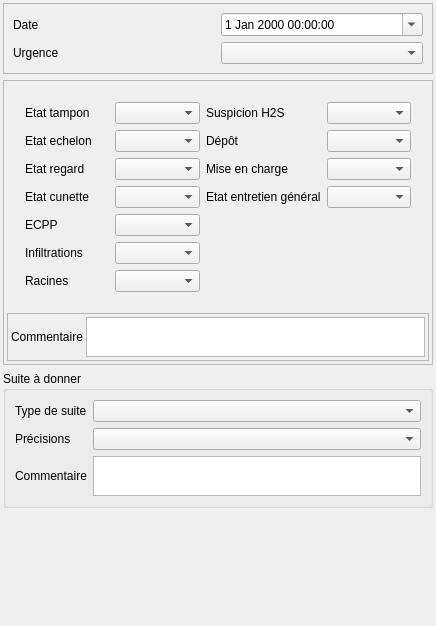
<?xml version="1.0" encoding="UTF-8"?>
<ui version="4.0">
 <class>Form</class>
 <widget class="QWidget" name="Form">
  <property name="geometry">
   <rect>
    <x>0</x>
    <y>0</y>
    <width>436</width>
    <height>626</height>
   </rect>
  </property>
  <property name="windowTitle">
   <string>Form</string>
  </property>
  <layout class="QVBoxLayout" name="verticalLayout">
   <property name="margin">
    <number>3</number>
   </property>
   <item>
    <widget class="QFrame" name="frame">
     <property name="frameShape">
      <enum>QFrame::StyledPanel</enum>
     </property>
     <property name="frameShadow">
      <enum>QFrame::Raised</enum>
     </property>
     <layout class="QGridLayout" name="gridLayout_3">
      <item row="0" column="0">
       <widget class="QLabel" name="label">
        <property name="text">
         <string>Date</string>
        </property>
       </widget>
      </item>
      <item row="1" column="0">
       <widget class="QLabel" name="label_5">
        <property name="text">
         <string>Urgence</string>
        </property>
       </widget>
      </item>
      <item row="1" column="1">
       <widget class="QComboBox" name="comboBox_urgence"/>
      </item>
      <item row="0" column="1">
       <widget class="QDateTimeEdit" name="dateTimeEdit">
        <property name="calendarPopup">
         <bool>true</bool>
        </property>
       </widget>
      </item>
     </layout>
    </widget>
   </item>
   <item>
    <widget class="QFrame" name="frame_3">
     <property name="frameShape">
      <enum>QFrame::StyledPanel</enum>
     </property>
     <property name="frameShadow">
      <enum>QFrame::Raised</enum>
     </property>
     <layout class="QVBoxLayout" name="verticalLayout_3">
      <property name="spacing">
       <number>3</number>
      </property>
      <property name="margin">
       <number>3</number>
      </property>
      <item>
       <widget class="QStackedWidget" name="stackedWidget">
        <property name="currentIndex">
         <number>1</number>
        </property>
        <widget class="QWidget" name="page">
         <layout class="QGridLayout" name="gridLayout" columnstretch="1,5,1">
          <item row="5" column="0">
           <widget class="QLabel" name="label_6">
            <property name="text">
             <string>Evolution</string>
            </property>
           </widget>
          </item>
          <item row="1" column="0">
           <widget class="QLabel" name="label_2">
            <property name="text">
             <string>Nombre</string>
            </property>
           </widget>
          </item>
          <item row="1" column="1">
           <widget class="QSpinBox" name="spinBox_nombre">
            <property name="minimum">
             <number>-1</number>
            </property>
           </widget>
          </item>
          <item row="1" column="2">
           <widget class="QToolButton" name="toolButton_calc_nb">
            <property name="text">
             <string/>
            </property>
            <property name="icon">
             <iconset>
              <normaloff>:/plugins/Lamia/icons/numpad.png</normaloff>:/plugins/Lamia/icons/numpad.png</iconset>
            </property>
           </widget>
          </item>
          <item row="5" column="1" colspan="2">
           <widget class="QTextEdit" name="textEdit_evolution">
            <property name="sizePolicy">
             <sizepolicy hsizetype="Expanding" vsizetype="Expanding">
              <horstretch>0</horstretch>
              <verstretch>0</verstretch>
             </sizepolicy>
            </property>
            <property name="maximumSize">
             <size>
              <width>16777215</width>
              <height>40</height>
             </size>
            </property>
           </widget>
          </item>
         </layout>
        </widget>
        <widget class="QWidget" name="page_2">
         <layout class="QGridLayout" name="gridLayout_2">
          <item row="0" column="0">
           <widget class="QStackedWidget" name="stackedWidget_2">
            <property name="currentIndex">
             <number>0</number>
            </property>
            <widget class="QWidget" name="page_6">
             <layout class="QGridLayout" name="gridLayout_7">
              <item row="5" column="1">
               <widget class="QComboBox" name="comboBox_infiltration"/>
              </item>
              <item row="3" column="2">
               <widget class="QLabel" name="label_18">
                <property name="text">
                 <string>Etat entretien général</string>
                </property>
               </widget>
              </item>
              <item row="5" column="0">
               <widget class="QLabel" name="label_25">
                <property name="text">
                 <string>Infiltrations</string>
                </property>
               </widget>
              </item>
              <item row="4" column="0">
               <widget class="QLabel" name="label_10">
                <property name="text">
                 <string>ECPP</string>
                </property>
               </widget>
              </item>
              <item row="4" column="1">
               <widget class="QComboBox" name="comboBox_ecpp"/>
              </item>
              <item row="0" column="0">
               <widget class="QLabel" name="label_11">
                <property name="text">
                 <string>Etat tampon</string>
                </property>
               </widget>
              </item>
              <item row="0" column="1">
               <widget class="QComboBox" name="comboBox_etattampon"/>
              </item>
              <item row="1" column="0">
               <widget class="QLabel" name="label_12">
                <property name="text">
                 <string>Etat echelon</string>
                </property>
               </widget>
              </item>
              <item row="3" column="0">
               <widget class="QLabel" name="label_13">
                <property name="text">
                 <string>Etat cunette</string>
                </property>
               </widget>
              </item>
              <item row="1" column="1">
               <widget class="QComboBox" name="comboBox_etatechelon"/>
              </item>
              <item row="2" column="0">
               <widget class="QLabel" name="label_14">
                <property name="text">
                 <string>Etat regard</string>
                </property>
               </widget>
              </item>
              <item row="2" column="1">
               <widget class="QComboBox" name="comboBox_etatregard"/>
              </item>
              <item row="3" column="1">
               <widget class="QComboBox" name="comboBox_etatcunette"/>
              </item>
              <item row="0" column="2">
               <widget class="QLabel" name="label_15">
                <property name="text">
                 <string>Suspicion H2S</string>
                </property>
               </widget>
              </item>
              <item row="0" column="3">
               <widget class="QComboBox" name="comboBox_h2s"/>
              </item>
              <item row="1" column="2">
               <widget class="QLabel" name="label_16">
                <property name="text">
                 <string>Dépôt</string>
                </property>
               </widget>
              </item>
              <item row="1" column="3">
               <widget class="QComboBox" name="comboBox_depot"/>
              </item>
              <item row="2" column="2">
               <widget class="QLabel" name="label_17">
                <property name="text">
                 <string>Mise en charge</string>
                </property>
               </widget>
              </item>
              <item row="2" column="3">
               <widget class="QComboBox" name="comboBox_miseencharge"/>
              </item>
              <item row="3" column="3">
               <widget class="QComboBox" name="comboBox_entretiengeneral"/>
              </item>
              <item row="6" column="0">
               <widget class="QLabel" name="label_26">
                <property name="text">
                 <string>Racines</string>
                </property>
               </widget>
              </item>
              <item row="6" column="1">
               <widget class="QComboBox" name="comboBox_racines"/>
              </item>
             </layout>
            </widget>
            <widget class="QWidget" name="page_7">
             <layout class="QGridLayout" name="gridLayout_8">
              <item row="1" column="0">
               <widget class="QLabel" name="label_19">
                <property name="text">
                 <string>Etat bâche</string>
                </property>
               </widget>
              </item>
              <item row="1" column="1">
               <widget class="QComboBox" name="comboBox_etatbache"/>
              </item>
              <item row="0" column="0">
               <widget class="QLabel" name="label_20">
                <property name="text">
                 <string>Etat tampon</string>
                </property>
               </widget>
              </item>
              <item row="0" column="1">
               <widget class="QComboBox" name="comboBox_PRetattampon"/>
              </item>
              <item row="2" column="0">
               <widget class="QLabel" name="label_21">
                <property name="text">
                 <string>Etat poires</string>
                </property>
               </widget>
              </item>
              <item row="2" column="1">
               <widget class="QComboBox" name="comboBox_etatasservissement"/>
              </item>
             </layout>
            </widget>
            <widget class="QWidget" name="page_4">
             <layout class="QGridLayout" name="gridLayout_9">
              <item row="0" column="0">
               <widget class="QLabel" name="label_22">
                <property name="text">
                 <string>Etat général</string>
                </property>
               </widget>
              </item>
              <item row="1" column="0">
               <widget class="QLabel" name="label_23">
                <property name="text">
                 <string>Encombrement/ensablement</string>
                </property>
               </widget>
              </item>
              <item row="1" column="1">
               <widget class="QComboBox" name="comboBox_DSHencombrement"/>
              </item>
              <item row="0" column="1">
               <widget class="QComboBox" name="comboBox_DSHetageneral"/>
              </item>
             </layout>
            </widget>
            <widget class="QWidget" name="page_5">
             <layout class="QGridLayout" name="gridLayout_10">
              <item row="0" column="0">
               <widget class="QLabel" name="label_24">
                <property name="text">
                 <string>Etat général</string>
                </property>
               </widget>
              </item>
              <item row="0" column="1">
               <widget class="QComboBox" name="comboBox_DIVetatgeneral"/>
              </item>
             </layout>
            </widget>
           </widget>
          </item>
         </layout>
        </widget>
        <widget class="QWidget" name="page_3">
         <layout class="QVBoxLayout" name="verticalLayout_2">
          <item>
           <widget class="QLabel" name="label_9">
            <property name="text">
             <string>Equip</string>
            </property>
           </widget>
          </item>
         </layout>
        </widget>
       </widget>
      </item>
      <item>
       <widget class="QFrame" name="frame_4">
        <property name="frameShape">
         <enum>QFrame::StyledPanel</enum>
        </property>
        <property name="frameShadow">
         <enum>QFrame::Raised</enum>
        </property>
        <layout class="QGridLayout" name="gridLayout_6">
         <property name="margin">
          <number>3</number>
         </property>
         <property name="spacing">
          <number>3</number>
         </property>
         <item row="1" column="0">
          <widget class="QLabel" name="label_7">
           <property name="text">
            <string>Commentaire</string>
           </property>
          </widget>
         </item>
         <item row="1" column="1">
          <widget class="QTextEdit" name="textEdit_comm">
           <property name="sizePolicy">
            <sizepolicy hsizetype="Expanding" vsizetype="Expanding">
             <horstretch>0</horstretch>
             <verstretch>0</verstretch>
            </sizepolicy>
           </property>
           <property name="maximumSize">
            <size>
             <width>16777215</width>
             <height>40</height>
            </size>
           </property>
          </widget>
         </item>
        </layout>
       </widget>
      </item>
     </layout>
    </widget>
   </item>
   <item>
    <widget class="QGroupBox" name="groupBox">
     <property name="title">
      <string>Suite à donner</string>
     </property>
     <layout class="QGridLayout" name="gridLayout_4">
      <item row="2" column="0">
       <widget class="QLabel" name="label_8">
        <property name="text">
         <string>Commentaire</string>
        </property>
       </widget>
      </item>
      <item row="0" column="0">
       <widget class="QLabel" name="label_4">
        <property name="text">
         <string>Type de suite</string>
        </property>
       </widget>
      </item>
      <item row="0" column="1">
       <widget class="QComboBox" name="comboBox_typesuite"/>
      </item>
      <item row="2" column="1">
       <widget class="QTextEdit" name="textEdit_suite">
        <property name="sizePolicy">
         <sizepolicy hsizetype="Expanding" vsizetype="Expanding">
          <horstretch>0</horstretch>
          <verstretch>0</verstretch>
         </sizepolicy>
        </property>
        <property name="maximumSize">
         <size>
          <width>16777215</width>
          <height>40</height>
         </size>
        </property>
       </widget>
      </item>
      <item row="1" column="0">
       <widget class="QLabel" name="label_3">
        <property name="text">
         <string>Précisions</string>
        </property>
       </widget>
      </item>
      <item row="1" column="1">
       <widget class="QComboBox" name="comboBox_precisionsuite"/>
      </item>
     </layout>
    </widget>
   </item>
   <item>
    <spacer name="verticalSpacer">
     <property name="orientation">
      <enum>Qt::Vertical</enum>
     </property>
     <property name="sizeHint" stdset="0">
      <size>
       <width>20</width>
       <height>40</height>
      </size>
     </property>
    </spacer>
   </item>
  </layout>
 </widget>
 <resources/>
 <connections/>
</ui>
